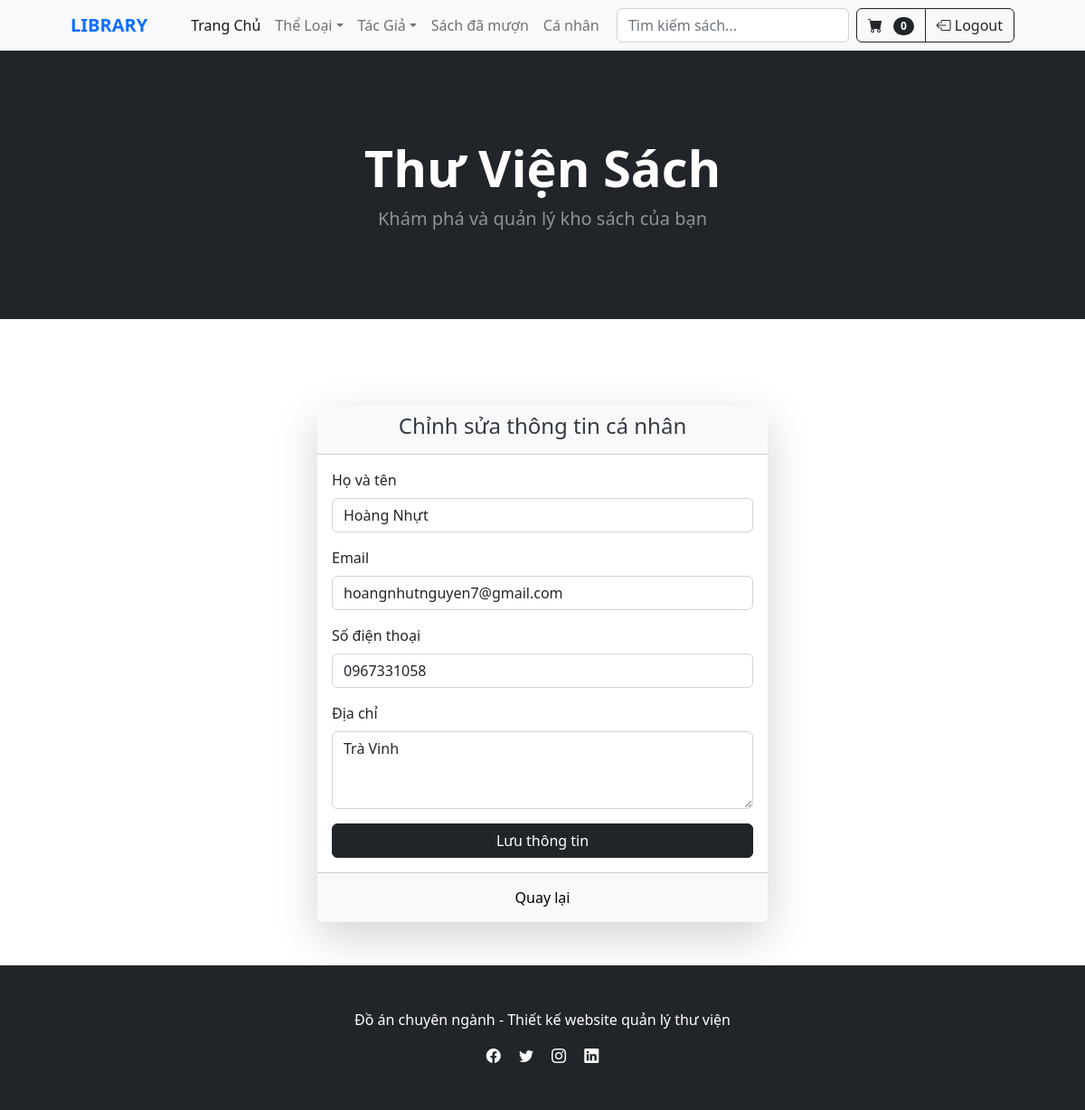
/index.php?quanly=suathongtin&mauser=1 (signed in), run on the app's committed database.
### tables this page shows
CREATE TABLE `user` (
  `ma_user` int(11) NOT NULL,
  `hoten_user` varchar(255) NOT NULL,
  `so_dien_thoai` varchar(20) NOT NULL,
  `email` varchar(255) NOT NULL,
  `dia_chi` varchar(255) NOT NULL,
  `ngay_tao` date NOT NULL,
  `taikhoan` varchar(255) NOT NULL,
  `password` varchar(255) NOT NULL
);

### user/main/suathongtin.php (the view, shortened to what this page needs)
<?php
$ma_user = $_SESSION['ma_user'];
$sql = "SELECT * FROM user WHERE ma_user = ? LIMIT 1";
$stmt = $conn->prepare($sql);
$stmt->bind_param("s", $ma_user);
$stmt->execute();
$result = $stmt->get_result();
$user = $result->fetch_assoc();
?>
<div class="container mt-5">
    <div class="row justify-content-center">
        <div class="col-md-8 col-lg-6">
            <div class="card shadow-lg border-0">
                <div class="card-header text-center" style="background-color: #f8f9fa; color: #343a40;">
                    <h4>Chỉnh sửa thông tin cá nhân</h4>
                </div>
                <div class="card-body">
                    <form method="POST" action="">
                        <div class="mb-3">
                            <label for="hoten_user" class="form-label">Họ và tên</label>
                            <input type="text" class="form-control" id="hoten_user" name="hoten_user" value="<?php echo htmlspecialchars($user['hoten_user']); ?>" required>
                        </div>
                        <div class="mb-3">
                            <label for="email" class="form-label">Email</label>
                            <input type="email" class="form-control" id="email" name="email" value="<?php echo htmlspecialchars($user['email']); ?>" required>
                        </div>
                        <div class="mb-3">
                            <label for="so_dien_thoai" class="form-label">Số điện thoại</label>
                            <input type="text" class="form-control" id="so_dien_thoai" name="so_dien_thoai" value="<?php echo htmlspecialchars($user['so_dien_thoai']); ?>" required>
                        </div>
                        <div class="mb-3">
                            <label for="dia_chi" class="form-label">Địa chỉ</label>
                            <textarea class="form-control" id="dia_chi" name="dia_chi" rows="3" required><?php echo htmlspecialchars($user['dia_chi']); ?></textarea>
                        </div>
                        <div class="d-grid">
                            <button type="submit" class="btn btn-dark">Lưu thông tin</button>
                        </div>
                    </form>
                </div>
                <div class="card-footer text-center" style="background-color: #f8f9fa;">
                    <a href="javascript:history.back()" class="btn btn-light">Quay lại</a>
                </div>
            </div>
        </div>
    </div>
</div>

### data on the page
user: hoten_user "Hoàng Nhựt", email "hoangnhutnguyen7@gmail.com", so_dien_thoai "0967331058", dia_chi "Trà Vinh"

### other printed values
$total_quantity "0"
